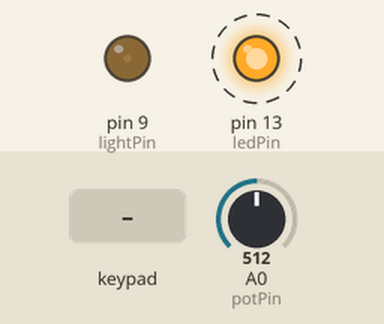
A sketch run on a simulated Teensy 4. Shown: output pins drawn as LEDs (lit = HIGH). Wiring (inferred from the names in the program): 4×4 keypad with keys 1 2 3 A 4 5 6 B 7 8 9 C * 0 # D (labels assumed): rows pin 0, pin 1, pin 2, pin 3; columns pin 4, pin 5, pin 6, pin 7. Dashed ring = blinking. The inputs (shaded band) are chosen by the test bench; at power-on: A0 (potPin) = 512. Pins used as bus, display or sensor lines are not drawn.

Above: at 1.2 s.
1.3 s: key '9' pressed
At 1.37 s:
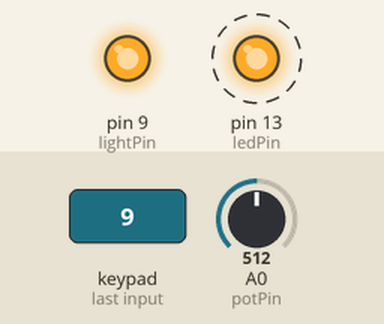
4.3 s: key 'C' pressed
At 6.8 s:
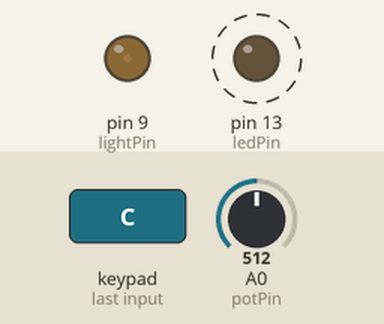
7.3 s: keypad keys 1 3 9 7 pressed 0.4 s apart
At 8.17 s:
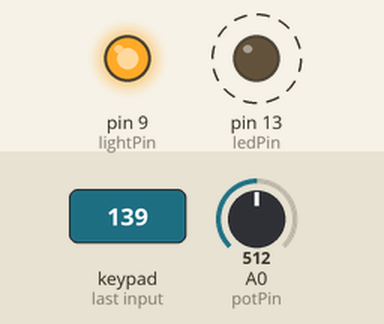
Timing chart, 0 to 16.4 s (numbered marks = the images above; inputs shaded):
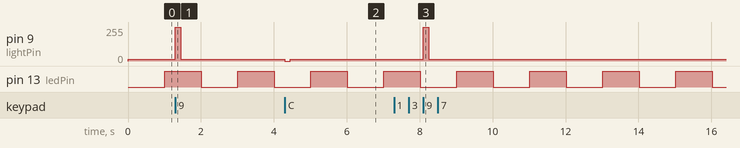

The sketch:

tinsley_paddle.ino
```cpp
/* LVAAS Tinsley 18" Cassegrain paddle code (Teensy3 processor)
*/

/* #define DEBUG_CODE */

unsigned long loopMillis; /* value of millis() upon entering loop() */
int ledDelay = 1000; /* half-period of LED blink */

/* ILLUMINATION LED */

const int lightPin = 9;

unsigned lightLevel[4] = {0, 4096, 65535, 0}; /* off, low, high, sentinel */
int currentLightLevel = 3;

int dimmerEasterEggActive = 0;

void setLightLevel(int level) {
    static int prevLevel = -1;
    currentLightLevel = level;
    int newLevel = lightLevel[level];
    if(prevLevel != newLevel) {
        prevLevel = newLevel;
        analogWrite(lightPin, newLevel);
    }
}

/* VAR RA KNOB INPUT */

const int potPin = A0;

int raGetSetting() {
    const int deadbandWidth = 6; /* during operation, allow for this much jitter without reporting */
    static int deadbandBottom = -1;
    static int deadbandTop = -1;
    int setting = analogRead(potPin);
    int report = -1; /* if still in deadband */
    if(deadbandTop < setting) {
        deadbandTop = setting;
        if(deadbandBottom < deadbandTop - deadbandWidth) {
            deadbandBottom = deadbandTop - deadbandWidth;
            report = deadbandBottom;
        }
    }
    if(deadbandBottom > setting) {
        deadbandBottom = setting;
        report = deadbandBottom;
        if(deadbandTop > deadbandBottom + deadbandWidth) {
            deadbandTop = deadbandBottom + deadbandWidth;
        }
    }
    if(report != -1 && dimmerEasterEggActive == 1) {
        lightLevel[currentLightLevel] = 64 * report;
        setLightLevel(currentLightLevel);
    }
    return report;
}

const int raMsgSize = 8; /* one extra, only need 6 + terminator */
int raMsg[raMsgSize] = {0, 0, 0, 0, 0, 0, 0, 0};
#ifdef DEBUG_CODE
int raMsgASCII[raMsgSize];
#endif
int raMsgIndex = raMsgSize - 1; /* point to terminator, no message */
const int kbDigitKeycodes[10] = {KEY_0, KEY_1, KEY_2, KEY_3, KEY_4, KEY_5, KEY_6, KEY_7, KEY_8, KEY_9};

void raUpdate() { /* if previous message sent, sample and create new one if needed */
    if(raMsg[raMsgIndex] != 0) return; /* wait for previous message to be dispatched */
    int value = raGetSetting();
    if(value == -1) return; /* no update */
    int index = 0;
#ifdef DEBUG_CODE
    raMsgASCII[index] = 'V';
#endif
    raMsg[index++] = KEY_V;
    int radix = 1000;
    while(radix > 0) {
        int digit = (value / radix);
#ifdef DEBUG_CODE
        raMsgASCII[index] = '0' + digit;
#endif
        raMsg[index++] = kbDigitKeycodes[digit];
        value -= digit * radix;
        radix /= 10;
    }
#ifdef DEBUG_CODE
    raMsgASCII[index] = '.';
#endif
    raMsg[index++] = KEY_ENTER;
#ifdef DEBUG_CODE
    raMsgASCII[index] = 0;
#endif
    raMsg[index++] = 0;
    raMsgIndex = 0; /* send message */
}

/* RAW KEYBOARD */

const int kbNumRows = 4;
const int kbScanRowPins[kbNumRows] = {0, 1, 2, 3};
const int kbNumColumns = 4;
const int kbScanColumnPins[kbNumColumns] = {4, 5, 6, 7};

long kbRawState() { /* scan keyboard hardware and return result */
    long kb = 0;
    long mask = 1;
    for(int row = 0; row < kbNumRows; ++row) {
        digitalWrite(kbScanRowPins[row], 0); /* enable row to pull down column inputs through keys/diodes */
        for(int column = 0; column < kbNumColumns; ++column) {
            if(digitalRead(kbScanColumnPins[column]) == 0) { /* key is closed, pulling down input */
                kb |= mask;
            }
            mask <<= 1;
        }
        digitalWrite(kbScanRowPins[row], 1);
    }
    return kb;
}

/* DEBOUNCE KEYBOARD */

const int kbRawNumKeys = kbNumRows * kbNumColumns;

long kbDebounce(long raw) {
    const int debounce_ms = 30; /* key transitions are not recognized less than this interval after last (recognized) transition */
    static unsigned long prevTrans[kbRawNumKeys] = {0, 0, 0, 0, 0, 0, 0, 0, 0, 0, 0, 0, 0, 0, 0, 0};
    static long debounced = 0;

    long delta = raw ^ debounced;
    long mask = 1;
    for(int key = 0; key < kbRawNumKeys; ++key) {
        if((delta & mask) != 0) {
            if(prevTrans[key] + debounce_ms < loopMillis || prevTrans[key] > loopMillis) {
                prevTrans[key] = loopMillis;
                debounced = (debounced & ~mask) | (raw & mask);
            }
        }
        mask <<= 1;
    }
    return debounced;
}

/* KEYBOARD DEFINITION */

const int kbKeys = kbRawNumKeys + 6; /* add six "virtual" keys to represent center-off switch settings and simultaneous-press easter eggs */
int kbASCIICodes[kbKeys];
int kbKeyCodes[kbKeys];
int kbMomentary[kbKeys];
int kbLightSetting[kbKeys];

const int kbInteractions = 7; /* number of key interactions defined */
long kbExcludeMasks[kbInteractions]; /* 2-bit masks for mutually excluded key pairs */
long kbNegMasks[kbInteractions]; /* corresponding 1-bit masks for virtual keys active if both real keys inactive */
long kbEggMasks[kbInteractions]; /* corresponding 1-bit masks for virtual "easter-egg" keys to send if both keys pressed */

long dimmerEasterEggMask;

int kbDefineKey(int ascii, int keyCode, int momentary, int lightSetting) {
    static int index = 0;

    kbASCIICodes[index] = ascii;
    kbKeyCodes[index] = keyCode;
    kbMomentary[index] = momentary;
    kbLightSetting[index] = lightSetting;
    return index++;
}

void kbDefineInteraction(int key1, int key2, int keyNeg, int keyEasterEgg) {
    static int index = 0;

    kbExcludeMasks[index] = (1l << key1) | (1l << key2);
    if(keyNeg == -1) {
        kbNegMasks[index] = 0l;
    } else {
        kbNegMasks[index] = 1l << keyNeg;
    }
    if(keyEasterEgg == -1) {
        kbEggMasks[index] = 0l;
    } else {
        kbEggMasks[index] = 1l << keyEasterEgg;
    }
    ++index;
}

void kbDefineKeyboard() {
    /* MUST CALL kbDefineKey() exactly kbKeys times!!! */
    int kbNorth    = kbDefineKey('N', KEY_N, 1, -1);
    int kbSouth    = kbDefineKey('S', KEY_S, 1, -1);
    int kbEast     = kbDefineKey('E', KEY_E, 1, -1);
    int kbWest     = kbDefineKey('W', KEY_W, 1, -1);
    int kbIn       = kbDefineKey('I', KEY_I, 1, -1); /* Sec Focus In */
    int kbOut      = kbDefineKey('O', KEY_O, 1, -1); /* Sec Focus Out */
    int kbLeft     = kbDefineKey('L', KEY_L, 1, -1); /* Dome Left */
    int kbRight    = kbDefineKey('R', KEY_R, 1, -1); /* Dome Right */
    int kbDecNorm  = kbDefineKey('F', KEY_F, 0, -1); /* Declination Normal */
    int kbDecRev   = kbDefineKey('B', KEY_B, 0, -1); /* Declineation Reversed */
    int kbLightHi  = kbDefineKey('H', KEY_H, 0,  2); /* Paddle light High (switch forward) */
    int kbLightOff = kbDefineKey('Z', KEY_Z, 0,  0); /* Paddle light off (switch back) */
    int kbSet      = kbDefineKey('T', KEY_T, 0, -1); /* Set (fast paddle navigation) */
    int kbGuide    = kbDefineKey('G', KEY_G, 0, -1); /* Guide (slow paddle navigation) */
    int kbUnused1  = kbDefineKey(  0,     0, 0, -1); /* not present */
    int kbUnused2  = kbDefineKey(  0,     0, 0, -1); /* not present */
    int kbLightLo  = kbDefineKey('D', KEY_D, 0,  1); /* VIRTUAL KEY - light turned low (switch centered) */
    int kbNavOff   = kbDefineKey('X', KEY_X, 0, -1); /* VIRTUAL KEY - navigation switch centered */
    int kbNSEgg    = kbDefineKey('U', KEY_U, 1, -1); /* VIRTUAL KEY - N-S simultaneous-press easter egg */
    int kbEWEgg    = kbDefineKey('J', KEY_J, 1, -1); /* VIRTUAL KEY - E-W simultaneous-press easter egg */
    int kbIOEgg    = kbDefineKey('K', KEY_K, 1, -1); /* VIRTUAL KEY - I-O simultaneous-press easter egg */
    int kbLREgg    = kbDefineKey('M', KEY_M, 1, -1); /* VIRTUAL KEY - L-R simultaneous-press easter egg */

    /* MUST CALL kbDefineInteraction() exactly kbInteractions times!!! */
    kbDefineInteraction(kbNorth, kbSouth, -1, kbNSEgg);
    kbDefineInteraction(kbEast, kbWest, -1, kbEWEgg);
    kbDefineInteraction(kbIn, kbOut, -1, kbIOEgg);
    kbDefineInteraction(kbLeft, kbRight, -1, kbLREgg);
    kbDefineInteraction(kbDecNorm, kbDecRev, -1, -1);
    kbDefineInteraction(kbLightHi, kbLightOff, kbLightLo, -1);
    kbDefineInteraction(kbSet, kbGuide, kbNavOff, -1);

    dimmerEasterEggMask = (1l<<kbSouth) | (1l<<kbWest) | (1l<<kbNavOff);
}

/* KEYBOARD INTERACTIONS */

long kbResolveInteractions(long kb) {
    for(int i = 0; i < kbInteractions; ++i) {
        if((kb & kbExcludeMasks[i]) == kbExcludeMasks[i]) {
            kb &= ~kbExcludeMasks[i];
            kb |= kbEggMasks[i];
        }
        if(kbNegMasks[i] != -1) {
            kb = (kb & ~kbNegMasks[i]) | (((kb & kbExcludeMasks[i]) == 0) ? kbNegMasks[i] : 0);
        }
    }
    return kb;
}

/* KEYBOARD PACING */

/* pace momentary keys one at a time with repeats at intervals, to avoid using too many slots in USB packet */
/* also inject RA message, if present */

int kbMessageCode; /* value for injected message byte */
#ifdef DEBUG_CODE
int kbMessageASCII;
#endif

long kbPace(long kb) {
    long paced_kb = 0;
    long mask = 1l;
    static unsigned long lastMsgReport = 0;
    static unsigned long lastReport[kbKeys] = { 0, 0, 0, 0, 0, 0, 0, 0, 0, 0, 0, 0, 0, 0, 0, 0, 0, 0, 0, 0, 0, 0 };
    const int reportInterval = 5000;
    const int offset = reportInterval + 100;
    const int reportDurationDown = 12;
    const int reportDurationUp = 12;
    const int maxSlots = 2;
    int slotsUsed = 0;
    unsigned long offsetMillis = loopMillis + offset;

    dimmerEasterEggActive = ((kb & dimmerEasterEggMask) == dimmerEasterEggMask) ? 1 : 0;

    if((lastMsgReport <= offsetMillis) && (offsetMillis <= (lastMsgReport + reportDurationDown))) { /* prev message byte still "down" */
        paced_kb |= 1 << kbKeys; /* extra bit for message byte */
        ++slotsUsed;
    } else if(offsetMillis > (lastMsgReport + 2 * reportDurationUp) /* allow for space between bytes */
            && raMsg[raMsgIndex] != 0) { /* inject new message byte */
        lastMsgReport = offsetMillis;
#ifdef DEBUG_CODE
        kbMessageASCII = raMsgASCII[raMsgIndex];
#endif
        kbMessageCode = raMsg[raMsgIndex++];
        paced_kb |= 1 << kbKeys; /* extra bit for message byte */
        ++slotsUsed;
    }
    for(int key = 0; key < kbKeys; ++key) {
        if((kb & mask) != 0) {
            if(kbMomentary[key]) {
                paced_kb |= mask;
            } else {
                if(slotsUsed < maxSlots) {
                    if(lastReport[key] > offsetMillis) { /* loopMillis wrap-around - will hang for a few seconds - 1200 hours after boot */
                        lastReport[key] = 0;
                    }
                    if((lastReport[key] <= offsetMillis) && (offsetMillis <= (lastReport[key] + reportDurationDown))) { /* key still down */
                        paced_kb |= mask;
                        ++slotsUsed;
                    } else if((lastReport[key] + reportInterval) < offsetMillis) { /* time for another report */
                        lastReport[key] = offsetMillis;
                        paced_kb |= mask;
                        ++slotsUsed;
                    }
                }
            }
            if(kbLightSetting[key] != -1) {
                setLightLevel(kbLightSetting[key]);
            }
        } else {
            lastReport[key] = 0;
        }
        mask <<= 1;
    }
    return paced_kb;
}

/* KEYBOARD REPORTING */

/* report keyboard state to USB host */

#ifdef DEBUG_CODE
/* DEBUG code: report keyboard state via Serial until simultaneous N+E */

int kbReportMode = 0;
#endif

/* Apparently the library does not work right if you switch one slot from one
pressed key to another without sending once with the release event.  So,
it is necessary to track what each slot is used for to prevent this. */

const int reportPacing = 4; /* min ms between reports */

/* USB KEYBOARD HELPERS */

const int usbMax = 6; /* maximum number of simultaneous keys */
int usbKeyValue[usbMax];
int usbReserved[usbMax] = {-1, -1, -1, -1, -1, -1};
int usbRelease[usbMax]; /* flag to release at end of loop */
int usbSlot[kbKeys + 1] = {-1, -1, -1, -1, -1, -1, -1, -1, -1, -1, -1, -1, -1, -1, -1, -1, -1, -1, -1, -1, -1, -1, -1};

void kbReport(long kb) {
    static long kbReported = 0;
    static long lastReport = -1;

    if(kbReported != kb) {
#ifdef DEBUG_CODE
        kbReported = kb;
        if(kbReportMode == 0) {
            if((kb & 5) == 5) {
                kbReportMode = 1;
                ledDelay = 500;
            } else {
                long mask = 1l;
                for(int key = 0; key < kbKeys; ++key) {
                    if(kb & mask) Serial.print((char)kbASCIICodes[key]);
                    else Serial.print('-');
                    mask <<= 1;
                }
                if(kb & mask) Serial.print((char)kbMessageASCII); /* message injection */
                Serial.println("");
                return;
            }
        }
#endif
        if(loopMillis < lastReport + reportPacing) return;
        lastReport = loopMillis;
        long mask = 1l;
        int slot;
        for(slot = 0; slot < usbMax; ++slot) usbRelease[slot] = 0;
        long delta = kb ^ kbReported;
        for(int key = 0; key < kbKeys + 1; ++key) {
            if(delta & mask) {
                if(kb & mask) {
                    for(slot = 0; slot < usbMax; ++slot) {
                        if(usbReserved[slot] == -1) {
                            usbReserved[slot] = key;
                            usbSlot[key] = slot;
                            if(key == kbKeys) {
                                usbKeyValue[slot] = kbMessageCode; /* message injection */
                            } else {
                                usbKeyValue[slot] = kbKeyCodes[key];
                            }
                            kbReported |= mask;
                            break;
                        }
                    }
                } else {
                    slot = usbSlot[key];
                    usbKeyValue[slot] = 0;
                    usbRelease[slot] = 1;
                    kbReported &= ~mask;
                }
            }
            mask <<= 1;
        }
        for(slot = 0; slot < usbMax; ++slot) {
            if(usbRelease[slot]) {
                int k = usbReserved[slot];
                usbReserved[slot] = -1;
                usbSlot[k] = -1;
            }
        }
        Keyboard.set_modifier(0);
        Keyboard.set_key1(usbKeyValue[0]);
        Keyboard.set_key2(usbKeyValue[1]);
        Keyboard.set_key3(usbKeyValue[2]);
        Keyboard.set_key4(usbKeyValue[3]);
        Keyboard.set_key5(usbKeyValue[4]);
        Keyboard.set_key6(usbKeyValue[5]);
        Keyboard.send_now();
    }
}


const int ledPin = 13;

void setup() {
    for(int row = 0; row < kbNumRows; ++row) {
        pinMode(kbScanRowPins[row], OUTPUT);
        digitalWrite(kbScanRowPins[row], 1);
    }
    for(int column = 0; column < kbNumColumns; ++column) {
        pinMode(kbScanColumnPins[column], INPUT_PULLUP);
    }
    analogWriteFrequency(lightPin, 366); /* as per http://www.pjrc.com/teensy/td_pulse.html */
    analogWriteResolution(16);
    setLightLevel(0); /* off */
    digitalWrite(lightPin, 0);
    pinMode(ledPin, OUTPUT);
    kbDefineKeyboard();
#ifdef DEBUG_CODE
    Serial.begin(115200);
#endif
}

int led = 0;
long prevLed = 0;

void loop() {
    loopMillis = millis();
    raUpdate();
    long kb = kbRawState();
    kb = kbDebounce(kb);
    kb = kbResolveInteractions(kb);
    kb = kbPace(kb);
    kbReport(kb);
    if(prevLed + ledDelay < loopMillis) {
        prevLed = loopMillis;
        led = 1 - led;
        digitalWrite(ledPin, led);
    }

    /*
    digitalWrite(lightPin, lightOn);
    */
}
```

Measured:
- after the input at 1.3 s, pin 9 (lightPin): 15/255 → 255/255 at once, → 15/255 0.15 s later
- after the input at 4.3 s, pin 9 (lightPin): 15/255 → 0/255 at once, → 15/255 0.15 s later
- after the input at 7.3 s, pin 9 (lightPin): 15/255 → 255/255 after 0.80 s, → 15/255 0.15 s later
- by itself, pin 13 (ledPin): alternates HIGH for 1.0 s and LOW for 1.0 s
